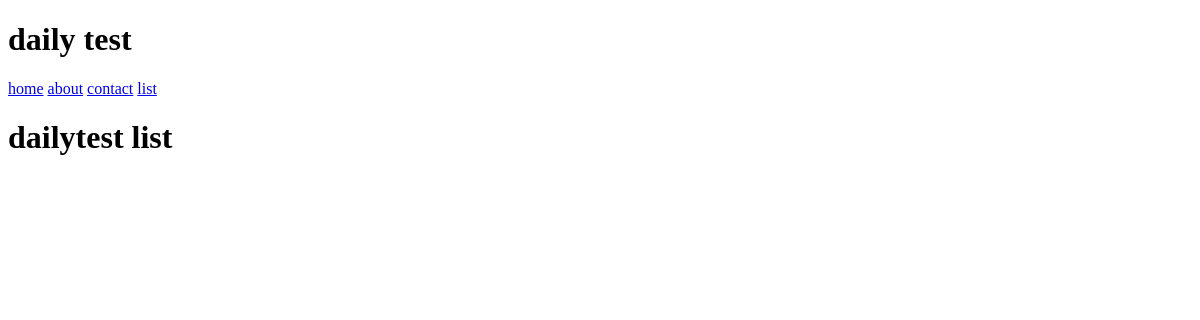
/list/, run on an earlier commit of the app's database.
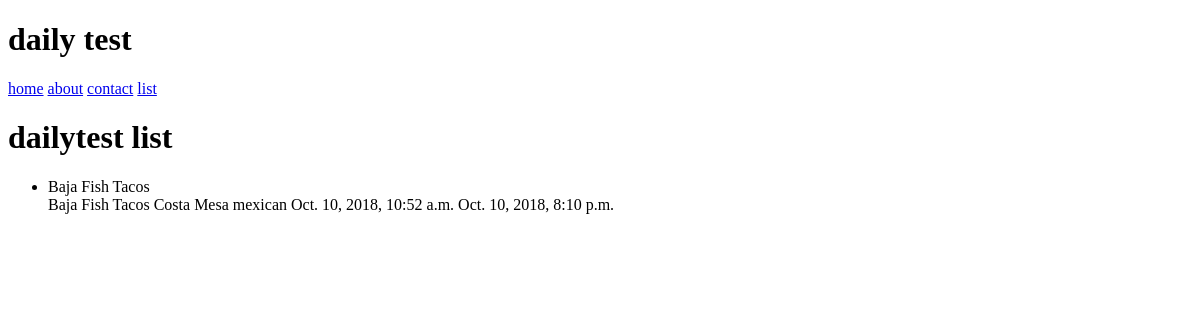
And on a later commit of the database.
### dailytest/models.py (models this page shows)
class DailyRecord(models.Model):
	name		= models.CharField(max_length=120)
	location	= models.CharField(max_length=120, null=True, blank=True)
	category	= models.CharField(max_length=120, null=True, blank=True)
	timestamp	= models.DateTimeField(auto_now_add=True)
	updated		= models.DateTimeField(auto_now=True)
	def __str__(self):
		return self.name

### dailytest/views.py (the view)
# urls.py: url(r'^list/$', DailyRecordListView.as_view()),
class DailyRecordListView(ListView):
	def get_queryset(self):
		slug = self.kwargs.get('slug')
		if slug:
			queryset = DailyRecord.objects.filter(
					Q(category__iexact=slug) |
					Q(category__icontains=slug)
				)
		else:
			queryset = DailyRecord.objects.all()
		return queryset

### dailytest/templates/dailytest/dailyrecord_list.html
{% extends 'base.html' %}
{% block content %}
<h1>dailytest list</h1>
<ul>
	{% for obj in object_list %}
		<li>{{ obj }}<br/>
		{{ obj.name }} {{ obj.location }} {{obj.category}} {{obj.timestamp }} {{ obj.updated }}
		</li>
	{% endfor %}
</ul>
{% endblock %}

What changed in the data, as far as the page shows it:
added DailyRecord: name "Baja Fish Tacos", location "Costa Mesa", category "mexican", timestamp "Oct. 10, 2018, 10:52 a.m.", updated "Oct. 10, 2018, 8:10 p.m."
